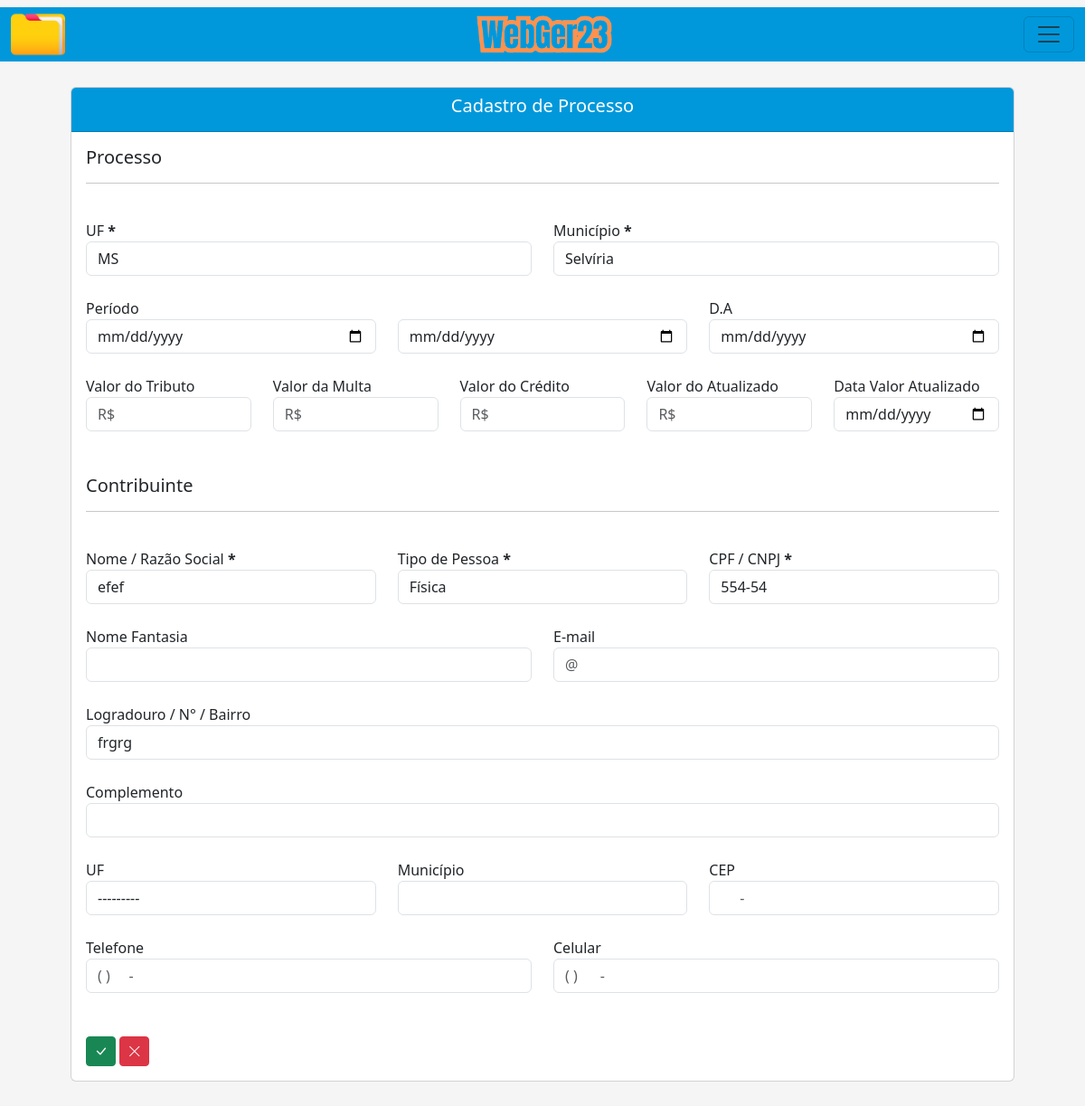
The page /editar/processo-adm/1/ on the database its author committed.
### processo/models.py (models this page shows, shortened)
class Base(models.Model): # Classe base, será herdada pelas outras classes
    data_criacao = models.DateField('data_criação', auto_now_add=True)
    data_alteracao = models.DateField('Alterado', auto_now=True)
    ativo = models.BooleanField('Ativo?', default=True)
    class Meta:
        abstract = True

class ProcessoAdm(Base):
    ufs = (
        ('MS', 'MS'), ('MT', 'MT'), ('SP', 'SP'), ('RJ', 'RJ'),
    )
    municipios = (
        ('Selvíria', 'Selvíria'), ('Inocência', 'Inocência'),
    )
    tipo_pessoas = (
        ('Física', 'Física'), ('Jurídica', 'Jurídica'),
    )
    criador_processo_adm = models.ForeignKey(get_user_model(), verbose_name='Usuário Criador', on_delete=models.CASCADE) # Usuário que criou o processo, utilizando chave primária com o get_user_model do django, para utilizar o usuário logado automaticamente
    numero = models.CharField(unique=True, verbose_name='N°', max_length=10) # Número do processo
    municipio = models.CharField(max_length=50, choices=municipios, verbose_name='Município') # Município
    uf = models.CharField(max_length=2, choices=ufs) # UF
    data_inicial = models.DateField(blank=True, null=True) # Data Inicial do Período do processo
    data_final = models.DateField(blank=True, null=True) # Data final do Período do processo
    data_div_ativa = models.DateField(blank=True, null=True) # Data dívida ativa
    valor_atributo = models.CharField(max_length=14, blank=True, null=True)  # Valor do atributo
    valor_multa = models.CharField(max_length=14, blank=True, null=True) # Valor da multa
    valor_credito = models.CharField(max_length=14, blank=True, null=True) # Valor do crédito
    valor_atualizado = models.CharField(max_length=14, blank=True, null=True) # Valor do atualizado
    data_valor_atualizado = models.DateField(blank=True, null=True) # Data valor atualizado
    nome_contribuinte = models.CharField(max_length=50)  # Nome / Razão Social
    tipo_pessoa = models.CharField(max_length=50, choices=tipo_pessoas) # Física / Jurídica
    documento = models.CharField(max_length=20, verbose_name='CPF/CNPJ', unique=True) # CPF / CNPJ
    nome_fantasia = models.CharField(max_length=50, blank=True, null=True) # Nome Fantasia
    email = models.EmailField(max_length=50, blank=True, null=True) # E-mail
    endereco = models.CharField(max_length=150) # Rua
    complemento = models.CharField(max_length=50, blank=True, null=True) # Complemento
    municipio_contribuinte = models.CharField(max_length=50, blank=True, null=True) # Município Contribuinte
    uf_contribuinte = models.CharField(max_length=2, choices=ufs, verbose_name='UF', blank=True, null=True) # UF Contribuinte
    cep = models.CharField(max_length=10, blank=True, null=True) # CEP
    telefone = models.CharField(max_length=20, blank=True, null=True) # Telefone
    celular = models.CharField(max_length=20, blank=True, null=True) # Celular

### processo/views.py (the view)
# urls.py: path('editar/processo-adm/<int:pk>/', ProcessoAdmUpdate.as_view(), name='proc-adm-update'),
class ProcessoAdmUpdate(UpdateView):
    model = ProcessoAdm
    template_name = 'processo/processo_adm_update.html'
    fields = ['municipio', 'uf', 'data_inicial', 'data_final', 'data_div_ativa', 'valor_atributo', 'valor_multa', 'valor_credito', 'valor_atualizado', 'data_valor_atualizado', 'nome_contribuinte', 'tipo_pessoa', 'documento', 'nome_fantasia', 'email', 'endereco', 'complemento', 'municipio_contribuinte', 'uf_contribuinte', 'cep', 'telefone', 'celular']
    success_url = reverse_lazy('proc-adm-list')

### processo/templates/processo/processo_adm_update.html (shortened to what this page needs)
{% extends 'index.html' %}
{% load static %}
{% load widget_tweaks %}
{% block conteudo %}
    <div class="container p-5">
        <br><br>
        <div class="card">
            <div class="card-header text-white" style="background-color: #0098DB;">
                <h5 style="text-align: center;">Cadastro de Processo</h5>
            </div>
            <div class="card-body">
                <form action="" method="post" enctype="multipart/form-data">
                    <h5>Processo</h5>
                    <hr>
                    <br>
                    <div class="row">
                        <div class="col">
                            <label for="uf">UF <b>*</b></label>
                            {% render_field form.uf class="form-control" id="uf"%}
                        </div>
                        <div class="col">
                            <label for="municipio">Município <b>*</b></label>
                            {% render_field form.municipio class="form-control" id="municipio"%}
                        </div>
                    </div>
                    <br>
                    <div class="row">
                        <div class="col">
                            <label for="data_inicial">Período</label>
                            {% render_field form.data_inicial class="form-control" type="date" id="data_inicial"%}
                        </div>
                        <div class="col">
                            {% render_field form.data_final class="form-control" type="date" id="data_final"%}
                        </div>
                        <div class="col">
                            <label for="data_div_ativa">D.A</label>
                            {% render_field form.data_div_ativa class="form-control" type="date" id="data_div_ativa"%}
                        </div>
                    </div>
                    <br>
                    <div class="row">
                        <div class="col">
                            <label for="valor_atributo">Valor do Tributo</label>
                            {% render_field form.valor_atributo class="mask-money form-control" placeholder="R$"  id="valor_atributo" autocomplete="off"%}
                        </div>
                        <div class="col">
                            <label for="valor_multa">Valor da Multa</label>
                            {% render_field form.valor_multa class="form-control" placeholder="R$" id="valor_multa" autocomplete="off"%}
                        </div>
                        <div class="col">
                            <label for="valor_credito">Valor do Crédito</label>
                            {% render_field form.valor_credito class="form-control" placeholder="R$" id="valor_credito" autocomplete="off"%}
                        </div>
                        <div class="col">
                            <label for="valor_atualizado">Valor do Atualizado</label>
                            {% render_field form.valor_atualizado class="form-control" placeholder="R$" id="valor_atualizado" autocomplete="off"%}
                        </div>
                        <div class="col">
                            <label for="data_valor_atualizado">Data Valor Atualizado</label>
                            {% render_field form.data_valor_atualizado class="form-control" type="date" placeholder="R$" id="data_valor_atualizado"%}
                        </div>
                    </div>
                    <br><br>
                    <h5>Contribuinte</h5>
                    <hr>
                    <br>
                    <div class="row">
                        <div class="col">
                            <label for="nome_contribuinte">Nome / Razão Social <b>*</b></label>
                            {% render_field form.nome_contribuinte class="form-control" id="nome_contribuinte" autocomplete="off"%}
                        </div>
                        <div class="col">
                            <label for="tipo_pessoa">Tipo de Pessoa <b>*</b></label>
                            {% render_field form.tipo_pessoa class="form-control" id="tipo_pessoa" autocomplete="off"%}
                        </div>
                        <div class="col">
                            <label for="documento">CPF / CNPJ <b>*</b></label>
                            {% render_field form.documento class="form-control" id="documento" autocomplete="off"%}
                        </div>
                    </div>
                    <br>
                    <div class="row">
                        <div class="col">
                            <label for="nome_fantasia">Nome Fantasia</label>
                            {% render_field form.nome_fantasia class="form-control" id="nome_fantasia" autocomplete="off"%}
                        </div>
                        <div class="col">
                            <label for="email">E-mail</label>
                            {% render_field form.email class="form-control" placeholder="@" id="email" autocomplete="off" autocomplete="off"%}
                        </div>
                    </div>
                    <br>
                    <div class="row">
                        <div class="col">
                            <label for="endereco">Logradouro / N° / Bairro</label>
                            {% render_field form.endereco class="form-control" id="endereco" autocomplete="off"%}
                        </div>
                    </div>
                    <br>
                    <div class="row">
                        <div class="col">
                            <label for="complemento">Complemento</label>
                            {% render_field form.complemento class="form-control" id="complemento" autocomplete="off"%}
                        </div>
                    </div>
                    <br>
                    <div class="row">
                        <div class="col">
                            <label for="uf_contribuinte">UF</label>
                            {% render_field form.uf_contribuinte class="form-control" id="uf_contribuinte" autocomplete="off"%}
                        </div>
                        <div class="col">
                            <label for="municipio_contribuinte">Município</label>
                            {% render_field form.municipio_contribuinte class="form-control" id="municipio_contribuinte" autocomplete="off"%}
                        </div>
                        <div class="col">
                            <label for="cep">CEP</label>
                            {% render_field form.cep class="form-control" placeholder="     -   " id="cep" autocomplete="off"%}
                        </div>
                    </div>
                    <br>
                    <div class="row">
                        <div class="col">
                            <label for="telefone">Telefone</label>
                            {% render_field form.telefone class="form-control" placeholder="( )     -    " id="telefone" autocomplete="off"%}
                        </div>
                        <div class="col">
                            <label for="celular">Celular</label>
                            {% render_field form.celular class="form-control" placeholder="( )      -    " id="celular" autocomplete="off"%}
                        </div>
                    </div>
                    <br><br>
                    <button type="submit" class="btn btn-success btn-sm"><i class="bi bi-check-lg" style="font-size: 15px;"></i></button>
                    <a href="{% url 'proc-adm-list' %}" class="btn btn-danger btn-sm"><i class="bi bi-x-lg" style="font-size: 15px;"></i></a>
                </form>
            </div>
        </div>
    </div>
{% endblock %}

### core/static/css/estilos.css (style rules this page uses)
body { background-color: whitesmoke; margin: 0; }

### rows shown on the page
ProcessoAdm: uf "MS", municipio "Selvíria", nome_contribuinte "efef", tipo_pessoa "Física", documento "554-54", endereco "frgrg", uf_contribuinte "---------"
